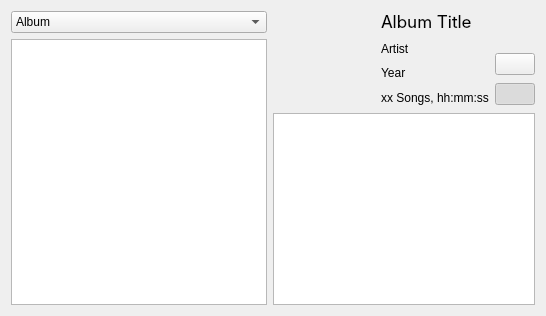
      <widget class="QWidget" name="albumsTab">
       <attribute name="icon">
        <iconset>
         <normalon>../assets/disc.svg</normalon>
        </iconset>
       </attribute>
       <attribute name="title">
        <string>Albums</string>
       </attribute>
       <layout class="QVBoxLayout" name="verticalLayout_7">
        <item>
         <layout class="QHBoxLayout" name="albumsTabColumns">
          <item>
           <layout class="QVBoxLayout" name="albumFilterColumn">
            <item>
             <widget class="QComboBox" name="albumFilterCombo">
              <item>
               <property name="text">
                <string>Album</string>
               </property>
              </item>
              <item>
               <property name="text">
                <string>Album Artist</string>
               </property>
              </item>
              <item>
               <property name="text">
                <string>Artist</string>
               </property>
              </item>
              <item>
               <property name="text">
                <string>Decade</string>
               </property>
              </item>
              <item>
               <property name="text">
                <string>Genre</string>
               </property>
              </item>
              <item>
               <property name="text">
                <string>Year</string>
               </property>
              </item>
             </widget>
            </item>
            <item>
             <widget class="QListView" name="albumFilterList">
              <property name="maximumSize">
               <size>
                <width>256</width>
                <height>16777215</height>
               </size>
              </property>
              <property name="alternatingRowColors">
               <bool>true</bool>
              </property>
             </widget>
            </item>
           </layout>
          </item>
          <item>
           <layout class="QVBoxLayout" name="albumsTabContent">
            <item>
             <layout class="QHBoxLayout" name="horizontalLayout_2" stretch="0,0,1,0">
              <property name="sizeConstraint">
               <enum>QLayout::SizeConstraint::SetFixedSize</enum>
              </property>
              <property name="topMargin">
               <number>0</number>
              </property>
              <item>
               <widget class="QLabel" name="albumsTabIcon">
                <property name="minimumSize">
                 <size>
                  <width>96</width>
                  <height>96</height>
                 </size>
                </property>
                <property name="maximumSize">
                 <size>
                  <width>96</width>
                  <height>96</height>
                 </size>
                </property>
                <property name="text">
                 <string/>
                </property>
                <property name="pixmap">
                 <pixmap>../assets/disc.svg</pixmap>
                </property>
                <property name="scaledContents">
                 <bool>true</bool>
                </property>
                <property name="alignment">
                 <set>Qt::AlignmentFlag::AlignCenter</set>
                </property>
               </widget>
              </item>
              <item>
               <spacer name="horizontalSpacer_4">
                <property name="orientation">
                 <enum>Qt::Orientation::Horizontal</enum>
                </property>
                <property name="sizeType">
                 <enum>QSizePolicy::Policy::Fixed</enum>
                </property>
                <property name="sizeHint" stdset="0">
                 <size>
                  <width>6</width>
                  <height>20</height>
                 </size>
                </property>
               </spacer>
              </item>
              <item>
               <layout class="QVBoxLayout" name="verticalLayout_8">
                <item>
                 <widget class="QLabel" name="albumsTabAlbumName">
                  <property name="font">
                   <font>
                    <family>Inter</family>
                    <pointsize>13</pointsize>
                   </font>
                  </property>
                  <property name="text">
                   <string>Album Title</string>
                  </property>
                  <property name="scaledContents">
                   <bool>false</bool>
                  </property>
                 </widget>
                </item>
                <item>
                 <widget class="QLabel" name="albumsTabArtist">
                  <property name="text">
                   <string>Artist</string>
                  </property>
                 </widget>
                </item>
                <item>
                 <widget class="QLabel" name="albumsTabYear">
                  <property name="text">
                   <string>Year</string>
                  </property>
                 </widget>
                </item>
                <item>
                 <widget class="QLabel" name="albumsTabStats">
                  <property name="text">
                   <string>xx Songs, hh:mm:ss</string>
                  </property>
                 </widget>
                </item>
               </layout>
              </item>
              <item>
               <layout class="QVBoxLayout" name="albumHeaderButtons">
                <item>
                 <spacer name="albumHeaderButtonsSpacer">
                  <property name="orientation">
                   <enum>Qt::Orientation::Vertical</enum>
                  </property>
                  <property name="sizeType">
                   <enum>QSizePolicy::Policy::Minimum</enum>
                  </property>
                  <property name="sizeHint" stdset="0">
                   <size>
                    <width>20</width>
                    <height>40</height>
                   </size>
                  </property>
                 </spacer>
                </item>
                <item>
                 <widget class="QPushButton" name="albumColumnsButton">
                  <property name="sizePolicy">
                   <sizepolicy hsizetype="Fixed" vsizetype="Fixed">
                    <horstretch>0</horstretch>
                    <verstretch>0</verstretch>
                   </sizepolicy>
                  </property>
                  <property name="toolTip">
                   <string>Choose the table's columns</string>
                  </property>
                  <property name="text">
                   <string/>
                  </property>
                  <property name="icon">
                   <iconset>
                    <normaloff>../assets/columns-3-cog.svg</normaloff>../assets/columns-3-cog.svg</iconset>
                  </property>
                 </widget>
                </item>
                <item>
                 <widget class="QPushButton" name="albumFilterButton">
                  <property name="sizePolicy">
                   <sizepolicy hsizetype="Fixed" vsizetype="Fixed">
                    <horstretch>0</horstretch>
                    <verstretch>0</verstretch>
                   </sizepolicy>
                  </property>
                  <property name="toolTip">
                   <string>Show or hide the filter bar</string>
                  </property>
                  <property name="text">
                   <string/>
                  </property>
                  <property name="icon">
                   <iconset>
                    <normaloff>../assets/funnel.svg</normaloff>../assets/funnel.svg</iconset>
                  </property>
                  <property name="checkable">
                   <bool>true</bool>
                  </property>
                  <property name="checked">
                   <bool>true</bool>
                  </property>
                 </widget>
                </item>
               </layout>
              </item>
             </layout>
            </item>
            <item>
             <widget class="QTableView" name="albumSongList">
              <attribute name="horizontalHeaderMinimumSectionSize">
               <number>20</number>
              </attribute>
             </widget>
            </item>
           </layout>
          </item>
         </layout>
        </item>
       </layout>
      </widget>
